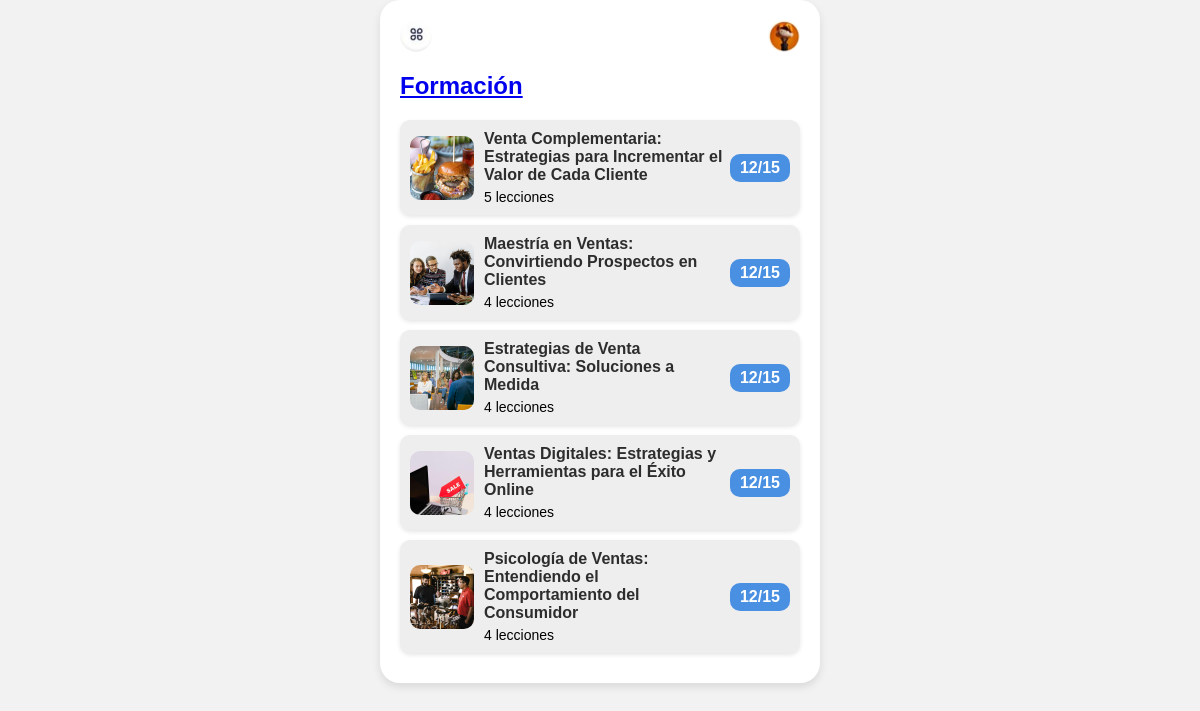
The page / on the database its author committed.
### cursos/models.py (models this page shows, shortened)
class Curso(models.Model):
    titulo = models.CharField(max_length=200)
    explicacion = models.TextField()
    fecha_creacion = models.DateTimeField(default=timezone.now)
    puntos = models.SmallIntegerField()
    miniatura = models.ImageField(upload_to='images/miniaturas/')

### cursos/views.py (the view)
def lista_cursos(request):
    cursos = Curso.objects.filter(fecha_creacion__lte=timezone.now()).order_by('fecha_creacion')
    lecciones_por_curso = [(curso, curso.leccion_set.count()) for curso in cursos]
    total_lecciones = sum(conteo for _, conteo in lecciones_por_curso)
    return render(request, 'blog/lista_cursos.html', {'lecciones_por_curso': lecciones_por_curso, 'total_lecciones': total_lecciones})

### cursos/templates/blog/lista_cursos.html
{% extends 'blog/base.html' %}
{% load static %}
{% block content %}
<div class="title"><a href="/">Formación</a></div>
<div class="courses">
    {% for curso, conteo_lecciones in lecciones_por_curso %}
        <div class="course">
            <img src="{{ curso.miniatura.url }}" alt="imagen" />
            <div class="course-info">
                <div class="course-title"> <a href="{% url 'detalle_curso' pk=curso.pk %}" title='{{ curso.explicacion|linebreaksbr }}'>{{ curso.titulo }}</a></div>
                <div class="course-lessons">{{ conteo_lecciones }} lecciones</div>
            </div>
            <div class="rating">12/15</div>
        </div>
    {% endfor %}
    </div>
{% endblock %}

### cursos/templates/blog/base.html (shortened to what this page needs)
{% load static %}
<!DOCTYPE html>
<html>
    <head>
        <link rel="stylesheet" href="{% static 'css/curso.css' %}">
    </head>
    <body>
        <div class="container">
            <div class="header">
                <div class="icon menu-icon" style="background-image: url('{% static 'menu.png' %}');"></div>
                <div class="icon user-icon" style="background-image: url('{% static 'usuario.png' %}');"></div>
            </div>
                {% block content %}
                {% endblock %}
        </div>
    </body>
</html>

### cursos/static/css/curso.css (style rules this page uses)
body { margin: 0; font-family: Arial, sans-serif; background-color: #f2f2f2; }
.container { max-width: 400px; margin: 0 auto; padding: 20px; background-color: #ffffff; border-radius: 20px; box-shadow: 0 4px 8px rgba(0, 0, 0, 0.1); }
.header { display: flex; justify-content: space-between; align-items: center; margin-bottom: 20px; }
.header .icon { width: 32px; height: 32px; background-color: #ddd; border-radius: 50%; background-size: cover; }
.title { font-size: 24px; font-weight: bold; margin-bottom: 20px; }
.courses .course { position: relative; display: flex; align-items: center; padding: 10px; margin-bottom: 10px; background-color: #eee; border-radius: 10px; box-shadow: 0 2px 4px rgba(0, 0, 0, 0.1); transition: background-color 0.3s ease; }
.course a { text-decoration: none; }
.course img { width: 64px; height: 64px; border-radius: 10px; margin-right: 10px; }
.course-info { flex-grow: 1; }
.course-info .course-title { font-size: 16px; font-weight: bold; color: #2d2d2d; margin-bottom: 5px; }
.course-info a { color: #2d2d2d; text-decoration: none; }
.course-info .course-lessons { font-size: 14px; }
.course .rating { font-size: 16px; font-weight: bold; background-color: #4a90e2; color: #ffffff; padding: 5px 10px; border-radius: 10px; transition: background-color 0.3s ease; }

### rows shown on the page
Curso: miniatura (picture), titulo "Venta Complementaria: Estrategias para Incrementar el Valor de Cada Cliente", conteo_lecciones "5"
Curso: miniatura (picture), titulo "Maestría en Ventas: Convirtiendo Prospectos en Clientes", conteo_lecciones "4"
Curso: miniatura (picture), titulo "Estrategias de Venta Consultiva: Soluciones a Medida", id "4"
Curso: miniatura (picture), titulo "Ventas Digitales: Estrategias y Herramientas para el Éxito Online", conteo_lecciones "4"
Curso: miniatura (picture), titulo "Psicología de Ventas: Entendiendo el Comportamiento del Consumidor", conteo_lecciones "4"
